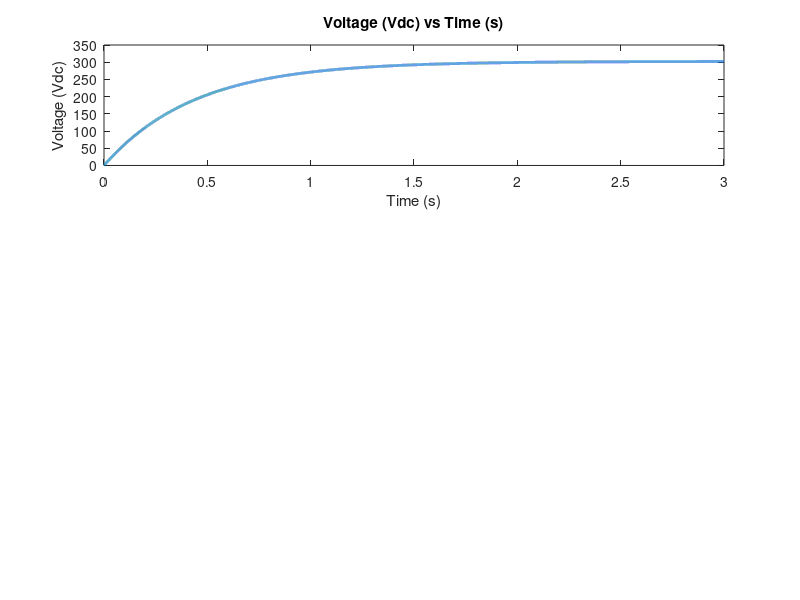

Write the MATLAB code that produced this figure. (Note: this script raises an error after producing the figure.)
% CAR PARAMS
v_s = 302.4; % Max pack voltage
r_p = 1000; % Precharge resistance
c_ts = 440E-6; % TS bus capacitance (mostly the MC)

% CALC SETTINGS
p_ratio = 0.9;

% Initialize timescale
t = [0:0.0001:3];
RC = r_p * c_ts; % RC constant

% Bus voltage
v = v_s * (1 - exp(-t/RC));
subplot(3,1,1);
plot(t, v, 'LineWidth', 2.0);
title('Voltage (Vdc) vs Time (s)');
xlabel('Time (s)');
ylabel('Voltage (Vdc)');
% Find precharge complete
x = 1;
while(v(x) < p_ratio * v_s)
	x = x + 1;
end
yline(p_ratio * v_s,'-','Threshold', 'LineWidth', 1.5);
xline(t(x), 'LineWidth', 1.5);
fprintf('Precharge time (%.2f): %.2f seconds\n', p_ratio * v_s, t(x));

% Current
i = (v_s - v) / r_p;
subplot(3,1,2);
plot(t, i, 'LineWidth', 2.0);
title('Current (Idc) vs Time (s)');
xlabel('Time (s)');
ylabel('Current (Idc)');
% Find average current
i_avg = mean(i);
yline(i_avg,'-','Average', 'LineWidth', 1.5);
fprintf('Precharge current (average): %.3f A\n', i_avg);

% Power
p = i.^2 * r_p;
subplot(3,1,3);
plot(t, p, 'LineWidth', 2.0);
title('Power (W) vs Time (s)');
xlabel('Time (s)');
ylabel('Power (W)');
% Find average power
p_avg = mean(p);
yline(p_avg,'-','Average', 'LineWidth', 1.5);
fprintf('Precharge power (average): %.2f W\n', p_avg);
